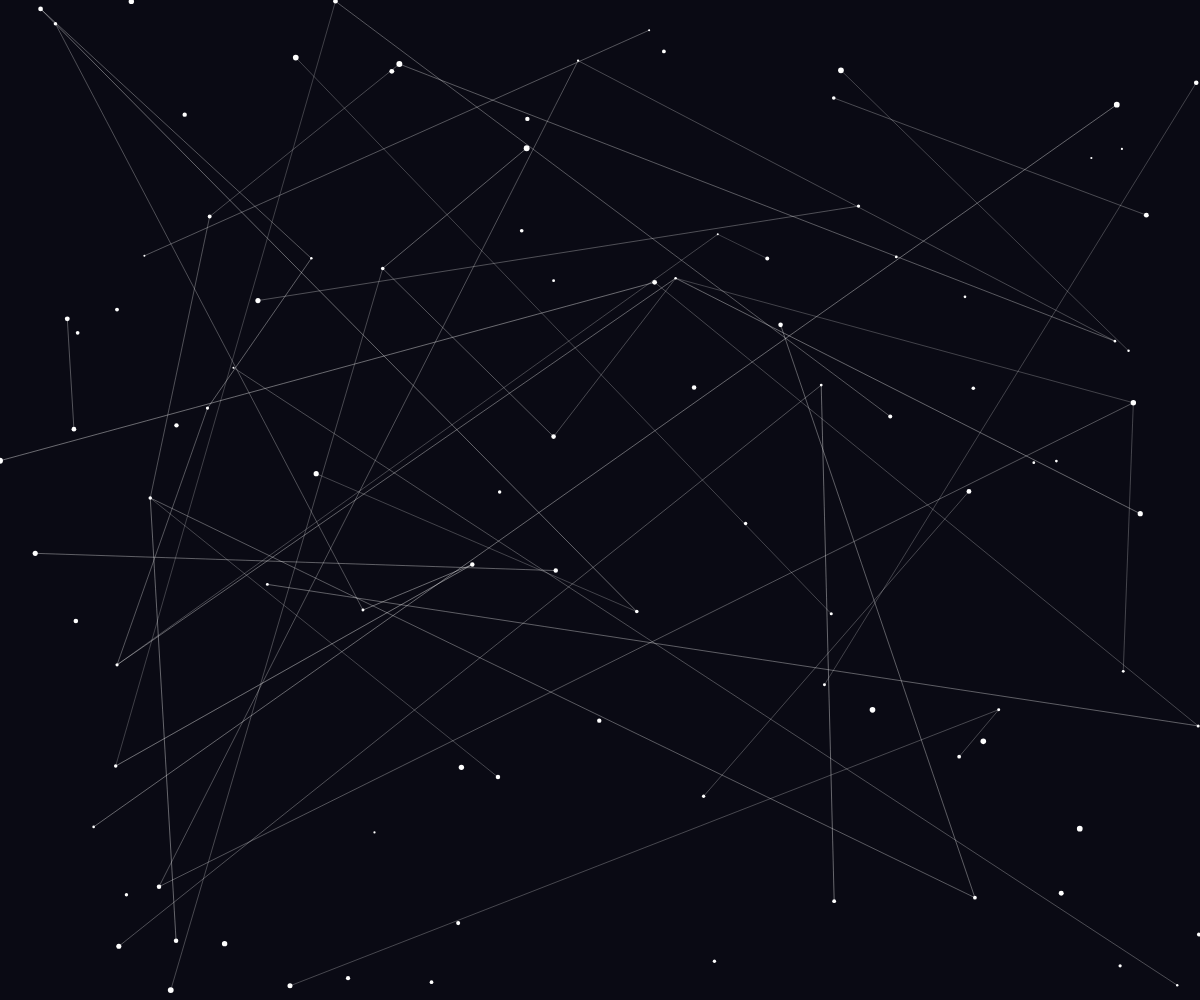
Frame 1 (no input)
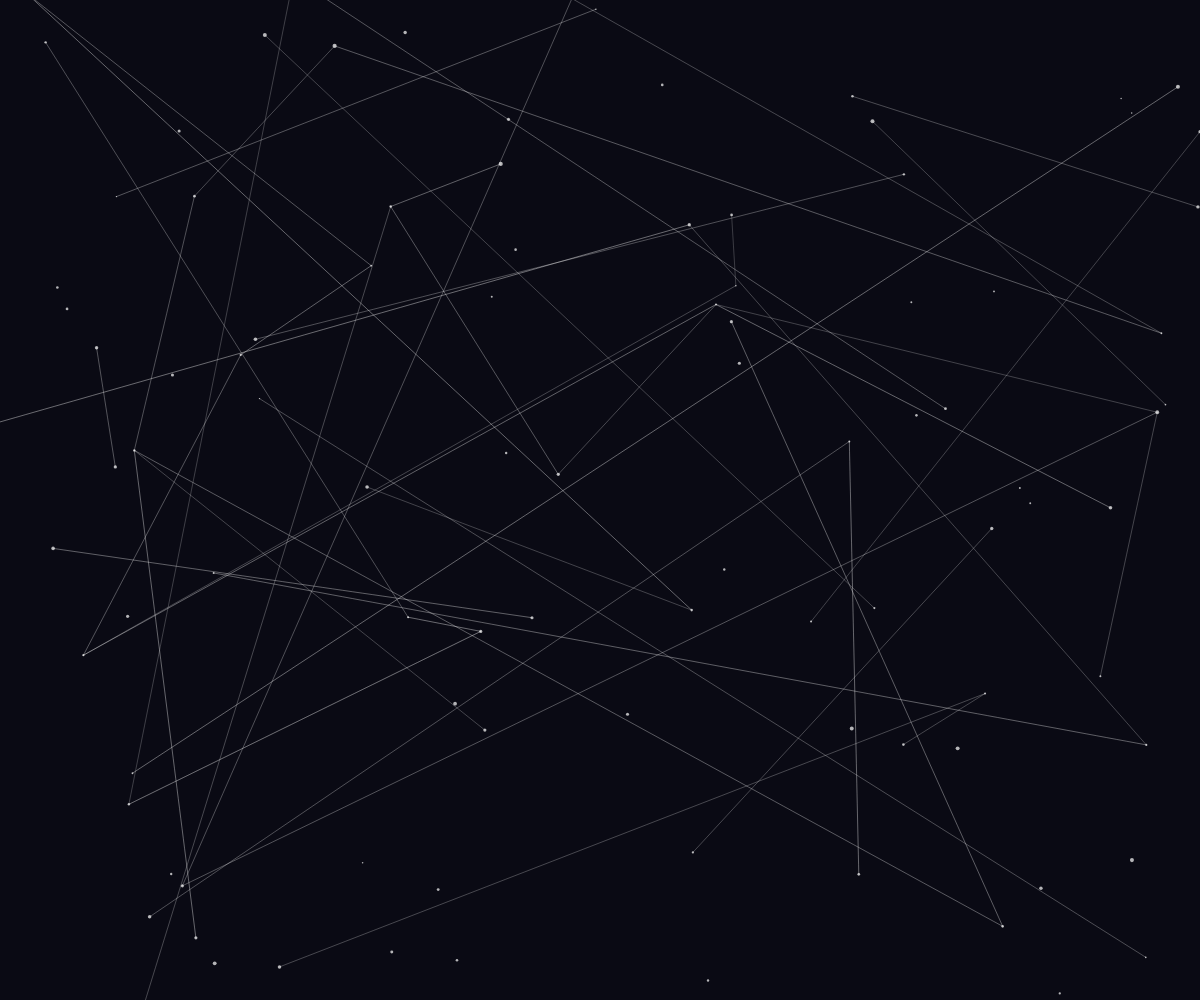
Frame 60 (no input)
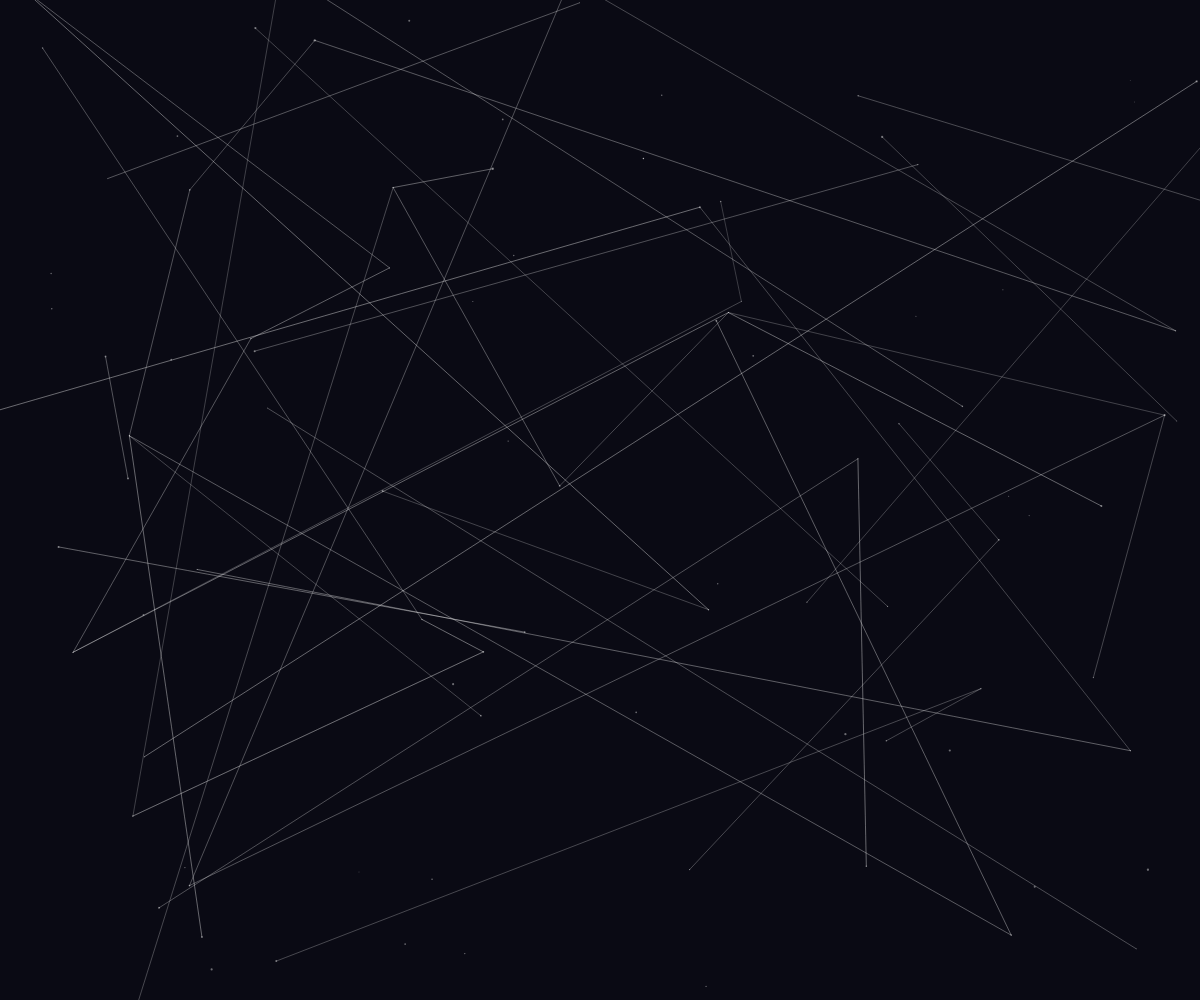
Frame 120 (the mouse pressed at the canvas centre since frame 60)

The p5.js sketch that drew these frames (run headless with seeded random() and noise() and a simulated clock; from frame 60 on, the mouse is pressed at the canvas centre):

// p5.js sketch
// ── sketch.js
let lines = [];
let particles = [];
let residues = [];
let grid = [];

class Particle {
  constructor(x, y) {
    this.pos = createVector(x, y);
    this.vel = p5.Vector.random2D().mult(random(0.5, 2));
    this.size = random(2, 6);
    this.life = 1;
  }

  update() {
    this.pos.add(this.vel);
    this.vel.mult(0.98);
    this.life -= 0.005;
  }

  display() {
    noStroke();
    fill(255, 255, 255, this.life * 255);
    ellipse(this.pos.x, this.pos.y, this.size * this.life);
  }
}

class Line {
  constructor(a, b) {
    this.a = a;
    this.b = b;
    this.strength = random(0.5, 1);
    this.segments = [];
    this.buildSegments();
  }

  buildSegments() {
    let d = dist(this.a.pos.x, this.a.pos.y, this.b.pos.x, this.b.pos.y);
    let count = floor(d / 10);
    this.segments = [];
    for (let i = 0; i <= count; i++) {
      let t = map(i, 0, count, 0, 1);
      let x = lerp(this.a.pos.x, this.b.pos.x, t);
      let y = lerp(this.a.pos.y, this.b.pos.y, t);
      this.segments.push(createVector(x, y));
    }
  }

  update() {
    this.buildSegments();
  }

  display() {
    stroke(255, 255, 255, 100 * this.strength);
    strokeWeight(1);
    noFill();
    beginShape();
    for (let v of this.segments) {
      vertex(v.x, v.y);
    }
    endShape();
  }

  isDead() {
    return this.a.life <= 0 || this.b.life <= 0;
  }
}

class Residue {
  constructor(x, y) {
    this.pos = createVector(x, y);
    this.life = 1;
    this.size = random(3, 8);
  }

  update() {
    this.life -= 0.01;
  }

  display() {
    noStroke();
    fill(255, 100, 200, this.life * 200);
    ellipse(this.pos.x, this.pos.y, this.size * this.life);
  }
}

function setup() {
  createCanvas(windowWidth, windowHeight);
  frameRate(30);

  // Initialize particles
  for (let i = 0; i < 100; i++) {
    particles.push(new Particle(random(width), random(height)));
  }

  // Initialize lines
  for (let i = 0; i < 50; i++) {
    let a = random(particles);
    let b = random(particles);
    if (a !== b) {
      lines.push(new Line(a, b));
    }
  }

  // Grid for spatial hashing
  let cellSize = 50;
  let cols = ceil(width / cellSize);
  let rows = ceil(height / cellSize);
  grid = new Array(cols * rows).fill().map(() => []);
}

function draw() {
  background(10, 10, 20);

  // Update and display particles
  for (let i = particles.length - 1; i >= 0; i--) {
    let p = particles[i];
    p.update();
    p.display();

    if (p.life <= 0) {
      // Create residue when particle dies
      residues.push(new Residue(p.pos.x, p.pos.y));
      particles.splice(i, 1);
    }
  }

  // Update and display lines
  for (let i = lines.length - 1; i >= 0; i--) {
    let l = lines[i];
    l.update();

    if (l.isDead()) {
      // Create residue when line dies
      residues.push(new Residue(l.a.pos.x, l.a.pos.y));
      residues.push(new Residue(l.b.pos.x, l.b.pos.y));
      lines.splice(i, 1);
    } else {
      l.display();
    }
  }

  // Update and display residues
  for (let i = residues.length - 1; i >= 0; i--) {
    let r = residues[i];
    r.update();
    r.display();

    if (r.life <= 0) {
      residues.splice(i, 1);
    }
  }

  // Reconnect particles occasionally
  if (frameCount % 30 === 0 && lines.length < 70) {
    let a = random(particles);
    let b = random(particles);
    if (a !== b && dist(a.pos.x, a.pos.y, b.pos.x, b.pos.y) < 200) {
      lines.push(new Line(a, b));
    }
  }

  // Add new particles occasionally
  if (frameCount % 60 === 0 && particles.length < 150) {
    particles.push(new Particle(random(width), random(height)));
  }
}

function windowResized() {
  resizeCanvas(windowWidth, windowHeight);
}
